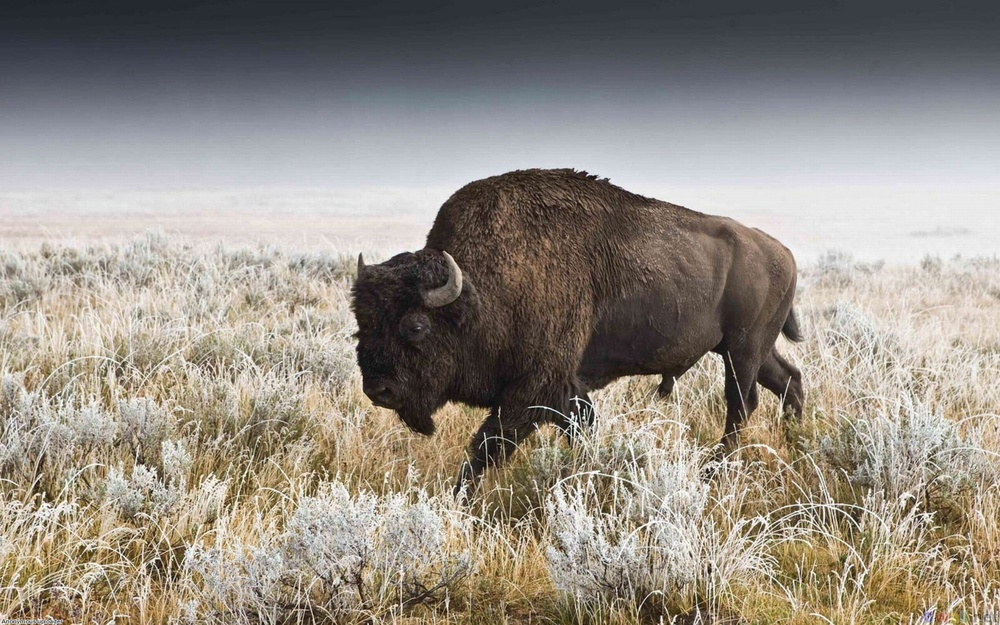
#> input picture imgs/bison.jpg, 1000 x 625 px, shrunk from 1920 x 1200 before the run; its folder holds only this picture in this run
$ python fourier_screensaver.py
#> lines starting #> are read from the running program, lines starting #| are printed output that depends on the picture
import cv2
import numpy as np
import os
import random

def fourier_transform_animation(image_path, points_per_iteration=100):  # Reduced points per iteration
    # Read the image in color
    img = cv2.imread(image_path)

    # Check if image is loaded
    if img is None:
        print(f"Error: Image not found at {image_path}")
        return

    # Split the image into its RGB channels
    blue_channel, green_channel, red_channel = cv2.split(img)

    # Apply Fourier Transform to each channel
    dft_blue = cv2.dft(np.float32(blue_channel), flags=cv2.DFT_COMPLEX_OUTPUT)
    dft_green = cv2.dft(np.float32(green_channel), flags=cv2.DFT_COMPLEX_OUTPUT)
    dft_red = cv2.dft(np.float32(red_channel), flags=cv2.DFT_COMPLEX_OUTPUT)

    dft_shift_blue = np.fft.fftshift(dft_blue)
    dft_shift_green = np.fft.fftshift(dft_green)
    dft_shift_red = np.fft.fftshift(dft_red)

    # Initialize window
    cv2.namedWindow("Inverse Fourier Transform", cv2.WINDOW_NORMAL)

    # Frequency components
    rows, cols, _ = img.shape
    mask = np.zeros((rows, cols, 2), np.uint8)

    # Number of points to select
    num_points = rows * cols

    # Generate random points
    add_points = [(random.randint(0, cols-1), random.randint(0, rows-1)) for _ in range(num_points)]
    remove_points = [(random.randint(0, cols-1), random.randint(0, rows-1)) for _ in range((num_points*1))]
    random.shuffle(add_points)
    random.shuffle(remove_points)

    # Main loop
    while True:
        # Animation loop
        for i in range(0, len(add_points), points_per_iteration):
            upper_bound = min(i + points_per_iteration, len(add_points))

            # Add points to the mask
            for point in add_points[i:upper_bound]:
                mask[point[1], point[0]] = (1, 1)
            # Remove points from the mask
            for point in remove_points[i:upper_bound]:
                if len(remove_points) > i:  # Check if there are still points to remove
                    mask[remove_points[i][1], remove_points[i][0]] = (0, 0)

            # Apply mask and inverse DFT for each channel
            fshift_blue = dft_shift_blue * mask
            fshift_green = dft_shift_green * mask
            fshift_red = dft_shift_red * mask

            f_ishift_blue = np.fft.ifftshift(fshift_blue)
            f_ishift_green = np.fft.ifftshift(fshift_green)
            f_ishift_red = np.fft.ifftshift(fshift_red)

            img_back_blue = cv2.idft(f_ishift_blue)
            img_back_green = cv2.idft(f_ishift_green)
            img_back_red = cv2.idft(f_ishift_red)

            img_back_blue = cv2.magnitude(img_back_blue[:, :, 0], img_back_blue[:, :, 1])
            img_back_green = cv2.magnitude(img_back_green[:, :, 0], img_back_green[:, :, 1])
            img_back_red = cv2.magnitude(img_back_red[:, :, 0], img_back_red[:, :, 1])

            # Normalize and combine channels
            img_back_blue = cv2.normalize(img_back_blue, None, 0, 255, cv2.NORM_MINMAX)
            img_back_green = cv2.normalize(img_back_green, None, 0, 255, cv2.NORM_MINMAX)
            img_back_red = cv2.normalize(img_back_red, None, 0, 255, cv2.NORM_MINMAX)

            img_back = cv2.merge([img_back_blue, img_back_green, img_back_red]).astype(np.uint8)

            # Display the result
            cv2.imshow("Inverse Fourier Transform", img_back)

            # Check for 'q' key to break the loop
            if cv2.waitKey(1) & 0xFF == ord('q'):
                cv2.destroyAllWindows()
                return  # Return to exit the function

def main():
    # Path to the images
    img_dir = './imgs/'

    # Check if the directory exists
    if not os.path.exists(img_dir):
        print(f"Directory not found: {img_dir}")
        return

    # List all jpg and png files in the directory
    img_files = [f for f in os.listdir(img_dir) if f.endswith(('.jpg', '.png'))]

    if not img_files:
        print("No .jpg or .png files found in the directory.")
        return

    # Display the list of images and ask the user to choose one
    print("Please select an image by entering its number:")
    for idx, file in enumerate(img_files):
        print(f"{idx + 1}: {file}")

    choice = int(input("Enter your choice: ")) - 1
#> the answer given: 1

    if 0 <= choice < len(img_files):
        selected_img_path = os.path.join(img_dir, img_files[choice])
        fourier_transform_animation(selected_img_path, points_per_iteration=1000)
#> in fourier_transform_animation, img is the input picture: shape (625, 1000, 3); mean B, G, R 132.4, 141.7, 148.8
#> in fourier_transform_animation, `blue_channel, green_channel, red_channel = cv2.split(img)`:
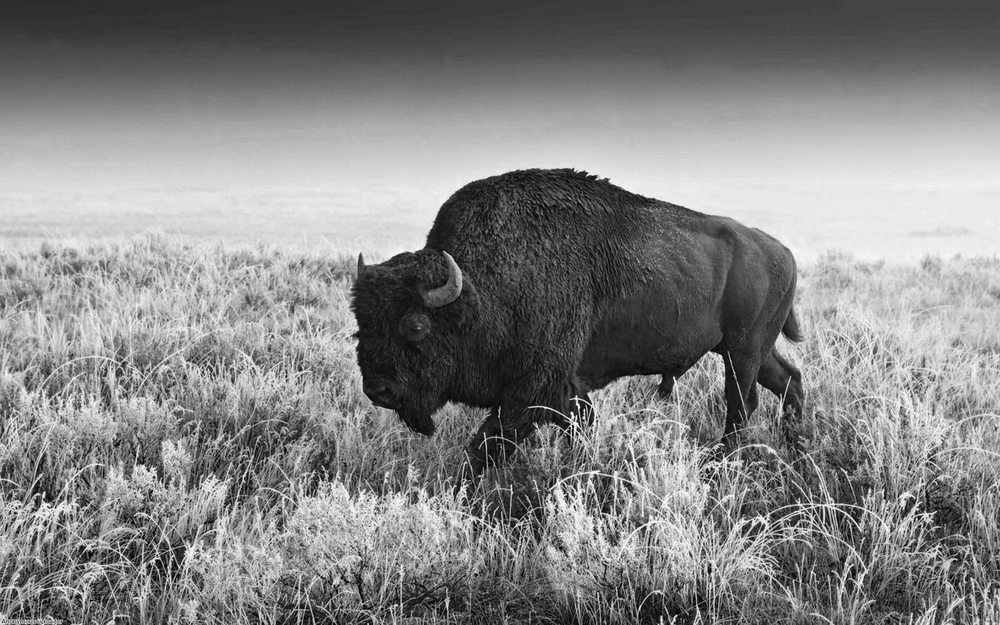
#> blue_channel: shape (625, 1000); min 0, max 254, mean 132.4
#> in fourier_transform_animation, `blue_channel, green_channel, red_channel = cv2.split(img)`:
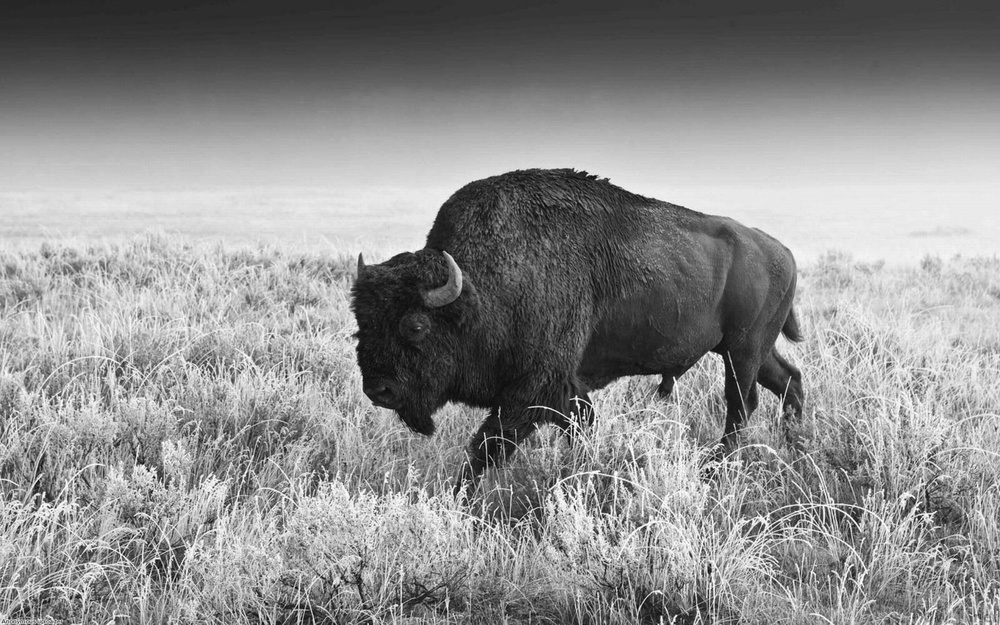
#> green_channel: shape (625, 1000); min 0, max 255, mean 141.7
#> in fourier_transform_animation, `blue_channel, green_channel, red_channel = cv2.split(img)`:
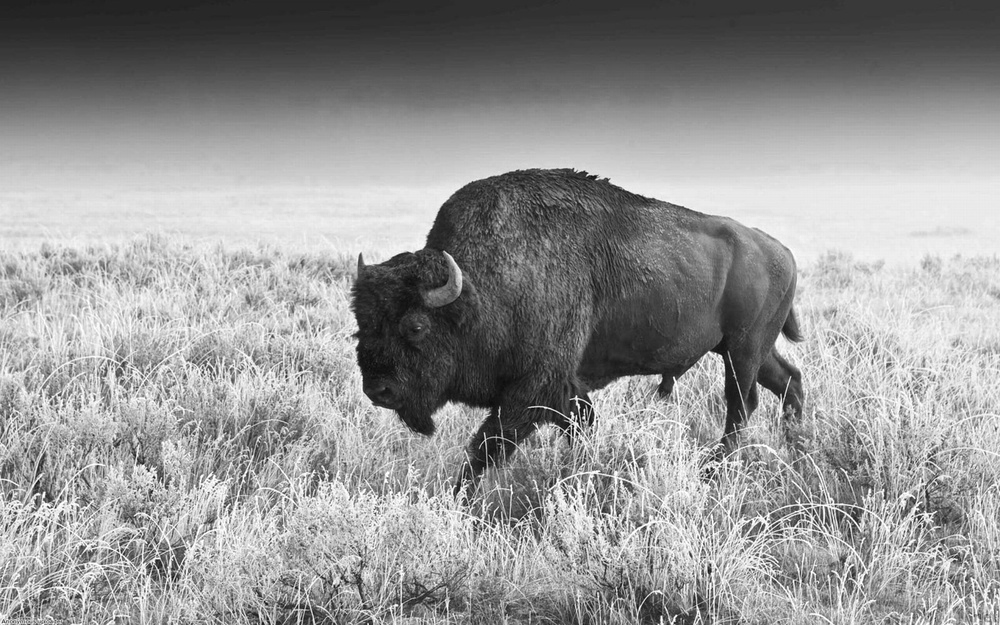
#> red_channel: shape (625, 1000); min 1, max 255, mean 148.8
#> the loop in fourier_transform_animation, `for i in range(0, len(add_points), points_per_iteration):` made 1 pass; (key q is pressed on pass 1)
#> pass 1, in fourier_transform_animation, `img_back_blue = cv2.magnitude(img_back_blue[:, :, 0], img_back_blue[:,..`:
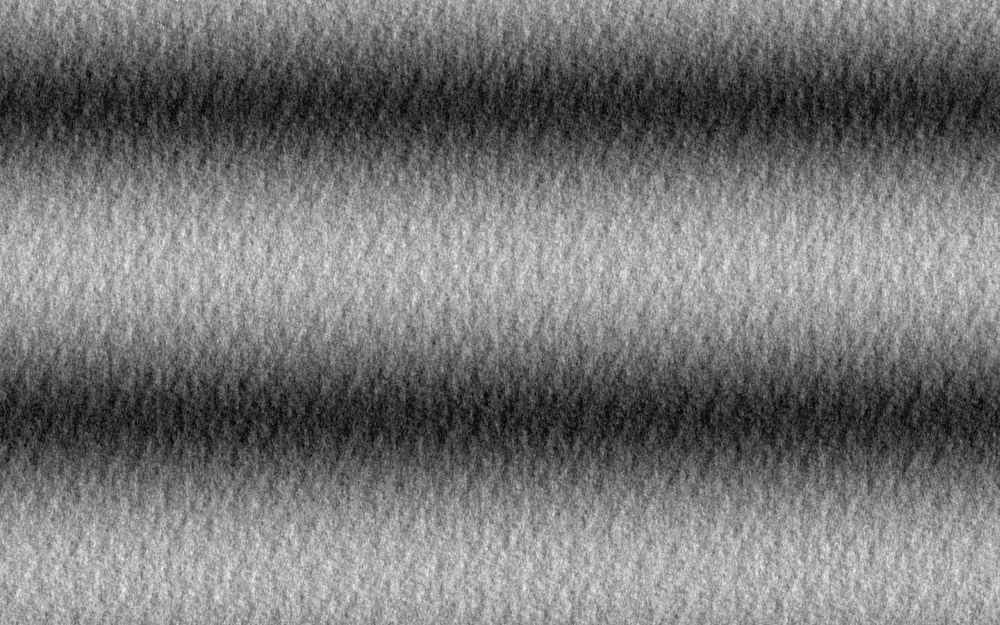
#> img_back_blue: shape (625, 1000) float32; min 5333.5, max 6855419, mean 3208156; drawn with min black and max white
    else:
        print("Invalid selection.")

if __name__ == "__main__":
    main()
